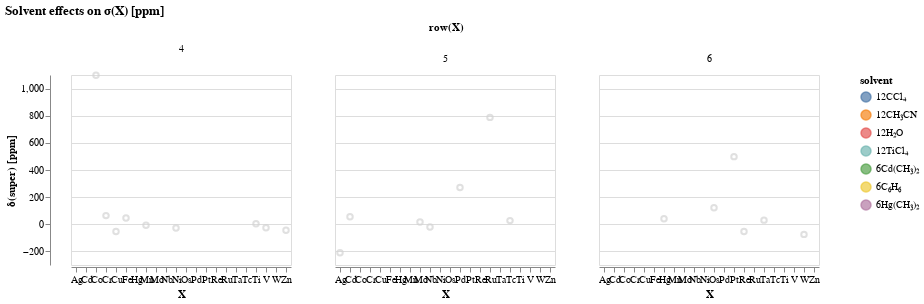

The code cell stored with this chart in its notebook:
### Code cell
hover = alt.selection_single(on='mouseover', nearest=True, empty='none')

base = alt.Chart(df_adf_all).encode(
    x=alt.X('mol:O',
            axis=alt.Axis(title="X",labelAngle=0)
           ),
    y=alt.Y('solveff',
            axis=alt.Axis(title="δ(super) [ppm]", 
                          format=",.0f")
           ),
    color=alt.condition(hover, 'solvent:N', alt.value('lightgray'))
).properties(
    width=220,
    height=190,
)

points = base.mark_point().add_selection(
    hover
)

text = base.mark_text(dy=-5).encode(
    text = 'complex:N',
    opacity = alt.condition(hover, alt.value(1), alt.value(0))
)

alt.layer(points, text).facet(
    facet=alt.Facet('row:N', title='row(X)'),
    spacing=-60,
    title='Solvent effects on σ(X) [ppm]'
)

### Figure 1 — Vega-Lite specification as saved in the notebook (floating-point values rounded to 4 significant figures)
{"config": {"view": {"continuousWidth": 400, "continuousHeight": 300}}, "data": {"name": "data-7ad6c731f26a905cfbe8d6bcba28d033"}, "facet": {"type": "nominal", "field": "row", "title": "row(X)"}, "spec": {"layer": [{"mark": "point", "encoding": {"color": {"condition": {"type": "nominal", "field": "solvent", "selection": "selector090"}, "value": "lightgray"}, "x": {"type": "ordinal", "axis": {"labelAngle": 0, "title": "X"}, "field": "mol"}, "y": {"type": "quantitative", "axis": {"format": ",.0f", "title": "δ(super) [ppm]"}, "field": "solveff"}}, "height": 190, "selection": {"selector090": {"type": "single", "on": "mouseover", "nearest": true, "empty": "none"}}, "width": 220}, {"mark": {"type": "text", "dy": -5}, "encoding": {"color": {"condition": {"type": "nominal", "field": "solvent", "selection": "selector090"}, "value": "lightgray"}, "opacity": {"condition": {"value": 1, "selection": "selector090"}, "value": 0}, "text": {"type": "nominal", "field": "complex"}, "x": {"type": "ordinal", "axis": {"labelAngle": 0, "title": "X"}, "field": "mol"}, "y": {"type": "quantitative", "axis": {"format": ",.0f", "title": "δ(super) [ppm]"}, "field": "solveff"}}, "height": 190, "width": 220}]}, "spacing": -60, "title": "Solvent effects on σ(X) [ppm]", "$schema": "https://vega.github.io/schema/vega-lite/v4.8.1.json", "datasets": {"data-7ad6c731f26a905cfbe8d6bcba28d033": [{"mol": "Ti", "x_labels": "Ti", "where": "SO-ZORA", "solveff": 4.3, "row": 4, "charge": 0, "solvent": "12TiCl₄", "complex": "TiCl₄ + 12TiCl₄", "delta1": 22.18, "delta2": 21.68, "delta3": 21.85, "delta4": 4.3, "Delta1": 22.18, "Delta2": -0.5, "Delta3": 0.17, "Delta4": -17.55, "d1": -0.02176, "d2": -0.02115, "d3": -0.02136, "d4": -0.0}, {"mol": "V", "x_labels": "V", "where": "SO-ZORA", "solveff": -25.33, "row": 4, "charge": 0, "solvent": "6C₆H₆", "complex": "VOCl₃ + 6C₆H₆", "delta1": 2.814, "delta2": 1.017, "delta3": -0.105, "delta4": -25.33, "Delta1": 2.814, "Delta2": -1.797, "Delta3": -1.122, "Delta4": -25.23, "d1": -0.01513, "d2": -0.01417, "d3": -0.01356, "d4": -0.0}, {"mol": "Cr", "x_labels": "Cr", "where": "SO-ZORA", "solveff": 63.86, "row": 4, "charge": -2, "solvent": "12H₂O", "complex": "CrO₄²⁻ + 12H₂O", "delta1": 123.0, "delta2": 104.0, "delta3": 76.65, "delta4": 63.86, "Delta1": 123.0, "Delta2": -19.01, "Delta3": -27.38, "Delta4": -12.8, "d1": -0.02171, "d2": -0.01474, "d3": -0.004694, "d4": -0.0}, {"mol": "Mn", "x_labels": "Mn", "where": "SO-ZORA", "solveff": -7.242, "row": 4, "charge": -1, "solvent": "12H₂O", "complex": "MnO₄⁻ + 12H₂O", "delta1": 35.49, "delta2": 29.14, "delta3": 15.23, "delta4": -7.242, "Delta1": 35.49, "Delta2": -6.351, "Delta3": -13.91, "Delta4": -22.47, "d1": -0.01086, "d2": -0.009246, "d3": -0.005711, "d4": -0.0}, {"mol": "Fe", "x_labels": "Fe", "where": "SO-ZORA", "solveff": 47.11, "row": 4, "charge": 0, "solvent": "6C₆H₆", "complex": "Fe(CO)₅ + 6C₆H₆", "delta1": 67.43, "delta2": 65.41, "delta3": 64.57, "delta4": 47.11, "Delta1": 67.43, "Delta2": -2.017, "Delta3": -0.841, "Delta4": -17.46, "d1": -0.008717, "d2": -0.007852, "d3": -0.007491, "d4": -0.0}, {"mol": "Co", "x_labels": "Co", "where": "SO-ZORA", "solveff": 1097.0, "row": 4, "charge": -3, "solvent": "12H₂O", "complex": "Co(CN)₆³⁻ + 12H₂O", "delta1": 1098.0, "delta2": 1128.0, "delta3": 1124.0, "delta4": 1097.0, "Delta1": 1098.0, "Delta2": 29.28, "Delta3": -3.119, "Delta4": -27.11, "d1": -0.0001645, "d2": -0.005234, "d3": -0.004694, "d4": -0.0}, {"mol": "Ni", "x_labels": "Ni", "where": "SO-ZORA", "solveff": -27.54, "row": 4, "charge": 0, "solvent": "6C₆H₆", "complex": "Ni(CO)₄ + 6C₆H₆", "delta1": -9.36, "delta2": -17.95, "delta3": -21.46, "delta4": -27.54, "Delta1": -9.36, "Delta2": -8.592, "Delta3": -3.505, "Delta4": -6.087, "d1": -0.01116, "d2": -0.005885, "d3": -0.003735, "d4": -0.0}, {"mol": "Cu", "x_labels": "Cu", "where": "SO-ZORA", "solveff": -53.46, "row": 4, "charge": 1, "solvent": "12CH₃CN", "complex": "Cu(CH₃CN)₄⁺ + 12CH₃CN", "delta1": -23.3, "delta2": -44.89, "delta3": -47.87, "delta4": -53.46, "Delta1": -23.3, "Delta2": -21.59, "Delta3": -2.983, "Delta4": -5.593, "d1": 0.0632, "d2": 0.01797, "d3": 0.01172, "d4": 0.0}, {"mol": "Zn", "x_labels": "Zn", "where": "SO-ZORA", "solveff": -43.15, "row": 4, "charge": 2, "solvent": "12H₂O", "complex": "Zn(H₂O)₆²⁺ + 12H₂O", "delta1": -29.68, "delta2": -30.29, "delta3": -30.12, "delta4": -43.15, "Delta1": -29.68, "Delta2": -0.611, "Delta3": 0.171, "Delta4": -13.02, "d1": 0.007035, "d2": 0.006715, "d3": 0.006805, "d4": 0.0}, {"mol": "Nb", "x_labels": "Nb", "where": "SO-ZORA", "solveff": -19.51, "row": 5, "charge": -1, "solvent": "12CH₃CN", "complex": "NbCl₆⁻ + 12CH₃CN", "delta1": 15.89, "delta2": 3.21, "delta3": 0.179, "delta4": -19.51, "Delta1": 15.89, "Delta2": -12.68, "Delta3": -3.031, "Delta4": -19.69, "d1": -0.1114, "d2": -0.07148, "d3": -0.06194, "d4": -0.0}, {"mol": "Mo", "x_labels": "Mo", "where": "SO-ZORA", "solveff": 16.26, "row": 5, "charge": -2, "solvent": "12H₂O", "complex": "MoO₄²⁻ + 12H₂O", "delta1": 69.5, "delta2": 57.48, "delta3": 38.01, "delta4": 16.26, "Delta1": 69.5, "Delta2": -12.02, "Delta3": -19.47, "Delta4": -21.75, "d1": -0.09522, "d2": -0.07372, "d3": -0.0389, "d4": -0.0}, {"mol": "Tc", "x_labels": "Tc", "where": "SO-ZORA", "solveff": 26.99, "row": 5, "charge": -1, "solvent": "12H₂O", "complex": "TcO₄⁻ + 12H₂O", "delta1": 22.69, "delta2": 28.88, "delta3": 23.9, "delta4": 26.99, "Delta1": 22.69, "Delta2": 6.184, "Delta3": -4.982, "Delta4": 3.092, "d1": 0.003026, "d2": -0.001332, "d3": 0.002179, "d4": -0.0}, {"mol": "Ru", "x_labels": "Ru", "where": "SO-ZORA", "solveff": 787.8, "row": 5, "charge": -4, "solvent": "12H₂O", "complex": "Ru(CN)₆⁴⁻ + 12H₂O", "delta1": 828.1, "delta2": 831.8, "delta3": 834.2, "delta4": 787.8, "Delta1": 828.1, "Delta2": 3.637, "Delta3": 2.412, "Delta4": -46.41, "d1": -0.04974, "d2": -0.05423, "d3": -0.0572, "d4": -0.0}, {"mol": "Pd", "x_labels": "Pd", "where": "SO-ZORA", "solveff": 271.0, "row": 5, "charge": -2, "solvent": "12H₂O", "complex": "PdCl₆²⁻ + 12H₂O", "delta1": 202.9, "delta2": 238.6, "delta3": 270.5, "delta4": 271.0, "Delta1": 202.9, "Delta2": 35.67, "Delta3": 31.89, "Delta4": 0.485, "d1": 0.04305, "d2": 0.02048, "d3": 0.0003068, "d4": -0.0}, {"mol": "Ag", "x_labels": "Ag", "where": "SO-ZORA", "solveff": -210.2, "row": 5, "charge": 1, "solvent": "12H₂O", "complex": "Ag(H₂O)₄⁺ + 12H₂O", "delta1": -175.0, "delta2": -174.3, "delta3": -173.4, "delta4": -210.2, "Delta1": -175.0, "Delta2": 0.772, "Delta3": 0.835, "Delta4": -36.73, "d1": 0.008141, "d2": 0.00832, "d3": 0.008513, "d4": 0.0}, {"mol": "Cd", "x_labels": "Cd", "where": "SO-ZORA", "solveff": 54.9, "row": 5, "charge": 0, "solvent": "6Cd(CH₃)₂", "complex": "Cd(CH₃)₂ + 6Cd(CH₃)₂", "delta1": 6.982, "delta2": 22.72, "delta3": 46.82, "delta4": 54.9, "Delta1": 6.982, "Delta2": 15.73, "Delta3": 24.1, "Delta4": 8.08, "d1": -0.01386, "d2": -0.009311, "d3": -0.002338, "d4": 0.0}, {"mol": "Ta", "x_labels": "Ta", "where": "SO-ZORA", "solveff": 30.64, "row": 6, "charge": -1, "solvent": "12CH₃CN", "complex": "TaCl₆⁻ + 12CH₃CN", "delta1": 11.59, "delta2": -6.849, "delta3": -11.6, "delta4": 30.64, "Delta1": 11.59, "Delta2": -18.44, "Delta3": -4.747, "Delta4": 42.23, "d1": -0.005583, "d2": -0.01099, "d3": -0.01238, "d4": 0.0}, {"mol": "W", "x_labels": "W", "where": "SO-ZORA", "solveff": -74.4, "row": 6, "charge": -2, "solvent": "12H₂O", "complex": "WO₄²⁻ + 12H₂O", "delta1": 85.21, "delta2": 52.39, "delta3": 25.1, "delta4": -74.4, "Delta1": 85.21, "Delta2": -32.82, "Delta3": -27.3, "Delta4": -99.5, "d1": 0.05317, "d2": 0.04224, "d3": 0.03314, "d4": 0.0}, {"mol": "Re", "x_labels": "Re", "where": "SO-ZORA", "solveff": -52.82, "row": 6, "charge": -1, "solvent": "12H₂O", "complex": "ReO₄⁻ + 12H₂O", "delta1": 21.6, "delta2": 11.56, "delta3": 2.737, "delta4": -52.82, "Delta1": 21.6, "Delta2": -10.05, "Delta3": -8.819, "Delta4": -55.56, "d1": 0.03932, "d2": 0.03401, "d3": 0.02936, "d4": 0.0}, {"mol": "Os", "x_labels": "Os", "where": "SO-ZORA", "solveff": 121.2, "row": 6, "charge": 0, "solvent": "12CCl₄", "complex": "OsO₄ + 12CCl₄", "delta1": 132.7, "delta2": 135.6, "delta3": 137.6, "delta4": 121.2, "Delta1": 132.7, "Delta2": 2.826, "Delta3": 2.027, "Delta4": -16.41, "d1": 0.009486, "d2": 0.01181, "d3": 0.01347, "d4": 0.0}, {"mol": "Pt", "x_labels": "Pt", "where": "SO-ZORA", "solveff": 498.5, "row": 6, "charge": -2, "solvent": "12H₂O", "complex": "PtCl₆²⁻ + 12H₂O", "delta1": 292.3, "delta2": 371.2, "delta3": 428.1, "delta4": 498.5, "Delta1": 292.3, "Delta2": 78.86, "Delta3": 56.9, "Delta4": 70.43, "d1": -0.1094, "d2": -0.06754, "d3": -0.03736, "d4": 0.0}, {"mol": "Hg", "x_labels": "Hg", "where": "SO-ZORA", "solveff": 40.08, "row": 6, "charge": 0, "solvent": "6Hg(CH₃)₂", "complex": "Hg(CH₃)₂ + 6Hg(CH₃)₂", "delta1": 31.95, "delta2": 67.2, "delta3": 95.47, "delta4": 40.08, "Delta1": 31.95, "Delta2": 35.25, "Delta3": 28.28, "Delta4": -55.39, "d1": -0.0009148, "d2": 0.003053, "d3": 0.006236, "d4": 0.0}]}}
